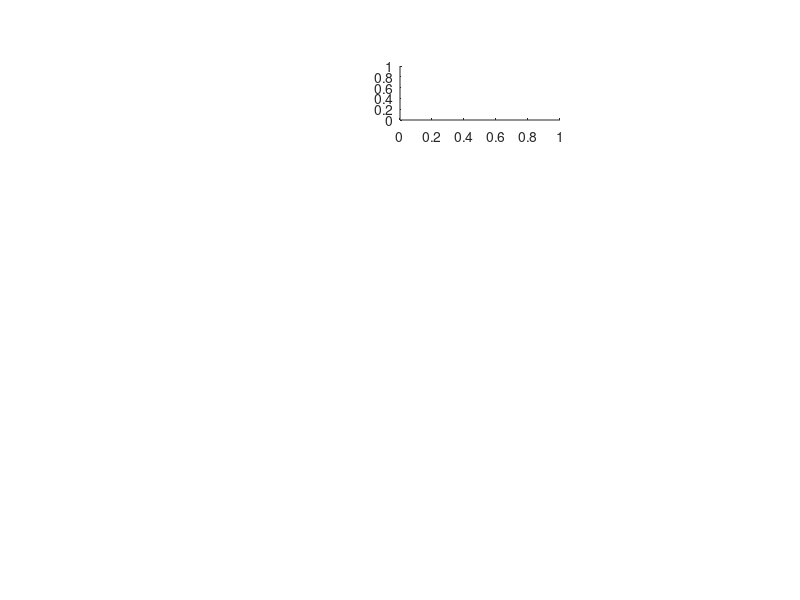

Write MATLAB code to recreate this figure. (Note: this script raises an error after producing the figure.)
%% Figures @NREM_comp
%
% Theoretical and Computational Neuroscience (TCN), Centre for Brain and Cognition, 
% Universitat Pompeu Fabra, Barcelona, Spain. 
%
% Figure 2. Extended model and stimulus. 
%
% Created: Fri 22 Jan 2021, 14:31
% Author: Martin Esparza-Iaizzo
% 
% Last edited: Sun 22 May 2022, 17:19
% Last edited by: Martin Esparza-Iaizzo
%
%% Plotting

duration_s = 10; % Stimulus duration
dt = 0.01; % Time interval 

fontSize = 16; 

f = figure; 
mp = get(0, 'MonitorPositions');
set(f,'units','centimeters','Position',[mp(end,1)+50 mp(end,2)+50 19.05 20]*1.75);

% Fig. 2B. Example of Poisson Spike Generation. 
ax = axes('Position',[0.5 0.8 0.2 0.09]);
ax.PositionConstraint = 'innerposition';

freqs = 5; % Frequency of spiking
time = 5; % Duration of Poisson Spike train
trials = 3; % Number of sample trials 
[spikeMat, tVec] = poissonSpikeGen(freqs, time, trials, dt);

plotRaster(spikeMat, tVec,1,'#DAA520');
xlim([-1 6])
yticks([1 3]); yticklabels({'1','3'})
xticks([0 5]); xticklabels({'0','5'})
xlabel('Time (AU)')
ylabel('Trials')
ax.YAxis.TickLength = [0 0];
set(ax,'FontSize',fontSize,'Box','on','LineWidth',1.5,'FontName','Arial')

ax0 = axes('Position',[0.5 0.9 0.2 0.05]);
ax0.PositionConstraint = 'innerposition';
plot([zeros(1,100) ones(1,500) zeros(1,100)], 'LineWidth',1.5,'Color','#DAA520')
xlim([0 700])
ylim([-0.25 1.25])
xticks([100 600]); xticklabels({''})
yticks([0 1]); yticklabels({'0','5'})
ylabel('Hz')
ax0.YAxis.TickLength = [0 0];
set(ax0,'FontSize',fontSize,'Box','off','LineWidth',1.5,'FontName','Arial')

% Fig. 2C. Alpha-function. 
[~,~,t_tmp] = generateStimuli(duration_s,dt,1,freqs);
alfa = 1/0.1;
alfa_function = alfa^2 .* t_tmp(1:250) .* exp(-alfa.*t_tmp(1:250));

ax3 = axes('Position',[0.775 0.8 0.175 0.15]);
ax3.PositionConstraint = 'innerposition';
plot(t_tmp(1:250),alfa_function,'LineWidth',1.5,'Color','k');
xlim([0 0.75])
yticks([0 max(alfa_function)]); yticklabels({'0','1'})
xticks([0 0.75]); xticklabels({'0','3'})
xlabel('Time (AU)');
ylabel('{\alpha - function}')
set(ax3,'FontSize',fontSize,'Box','on','LineWidth',1.5,'FontName','Arial')


% Fig. 2D. Spike train + alpha-function convolution
% Spiking frequency = 5
freqs = [5];
[spike_train,spikeMat,tVec] = generateStimuli(duration_s,dt,1,freqs);

ax1_1 = axes('Position',[0.1 0.54 0.85 0.075]);
ax1_1.PositionConstraint = 'innerposition';
plot(tVec,spike_train(2,:),'Color','#DAA520','LineWidth',1.5); hold on;
ylim([0 1]);
yticks([0 1]); yticklabels({'0','1'});
xticks([]); xticklabels({''})
xlabel('');
set(ax1_1,'FontSize',fontSize,'Box','off','LineWidth',1.5,'FontName','Arial')
ylabel('\its(t)','FontName','Arial')

ax1_2 = axes('Position',[0.1 0.615 0.85 0.07]);
ax1_2.PositionConstraint = 'innerposition';
ax1_2.XAxis.Visible = 'off';
plotRaster(spikeMat, tVec,1.5,'#DAA520');
yticks([]); yticklabels({''})
xticks([]); xticklabels({''})
ylim([0.25 2])
set(ax1_2,'FontSize',fontSize,'Box','off','LineWidth',1.5,'FontName','Arial')


% Spiking frequency = 10
freqs = [10];
[spike_train,spikeMat,tVec] = generateStimuli(duration_s,dt,1,freqs);

ax2_1 = axes('Position',[0.1 0.36 0.85 0.075]);
ax2_1.PositionConstraint = 'innerposition';
plot(tVec,spike_train(2,:),'Color','#DAA520','LineWidth',1.5); hold on;
ylim([0 1]);
yticks([0 1]); yticklabels({'0','1'});
xticks([0 10]); xticklabels({'0','10'})
xlabel('');
xlabel('Time (AU)')
set(ax2_1,'FontSize',fontSize,'Box','off','LineWidth',1.5,'FontName','Arial')
ylabel('\its(t)','FontName','Arial')

ax2_2 = axes('Position',[0.1 0.435 0.85 0.07]);
ax2_2.PositionConstraint = 'innerposition';
ax2_2.XAxis.Visible = 'off';
plotRaster(spikeMat, tVec,1.5,'#DAA520');
yticks([]); yticklabels({''})
xticks([]); xticklabels({''})
ylim([0.25 2])
set(ax2_2,'FontSize',fontSize,'Box','off','LineWidth',1.5,'FontName','Arial')

% Spiking frequency = 50
freqs = [50];
[spike_train,spikeMat,tVec] = generateStimuli(duration_s,dt,1,freqs);

ax2_1 = axes('Position',[0.1 0.1 0.85 0.075]);
ax2_1.PositionConstraint = 'innerposition';
plot(tVec,spike_train(2,:),'Color','#DAA520','LineWidth',1.5); hold on;
ylim([0 1]);
yticks([0 1]); yticklabels({'0','1'});
xticks([0 10]); xticklabels({'0','10'})
xlabel('');
xlabel('Time (AU)')
set(ax2_1,'FontSize',fontSize,'Box','off','LineWidth',1.5,'FontName','Arial')
ylabel('\its(t)','FontName','Arial')

ax2_2 = axes('Position',[0.1 0.175 0.85 0.07]);
ax2_2.PositionConstraint = 'innerposition';
ax2_2.XAxis.Visible = 'off';
plotRaster(spikeMat, tVec,1.5,'#DAA520');
yticks([]); yticklabels({''})
xticks([]); xticklabels({''})

ylim([0.25 2])
set(ax2_2,'FontSize',fontSize,'Box','off','LineWidth',1.5,'FontName','Arial')


%% Save figure ––––––– Uncomment and edit to save to personalised location
% 
% cd '/Volumes/GoogleDrive-101271366273470520077/My Drive/PaperBelen/Figures/Temp figures'
% exportgraphics(gcf,'fig2.pdf','Resolution',300,'BackgroundColor','w')

